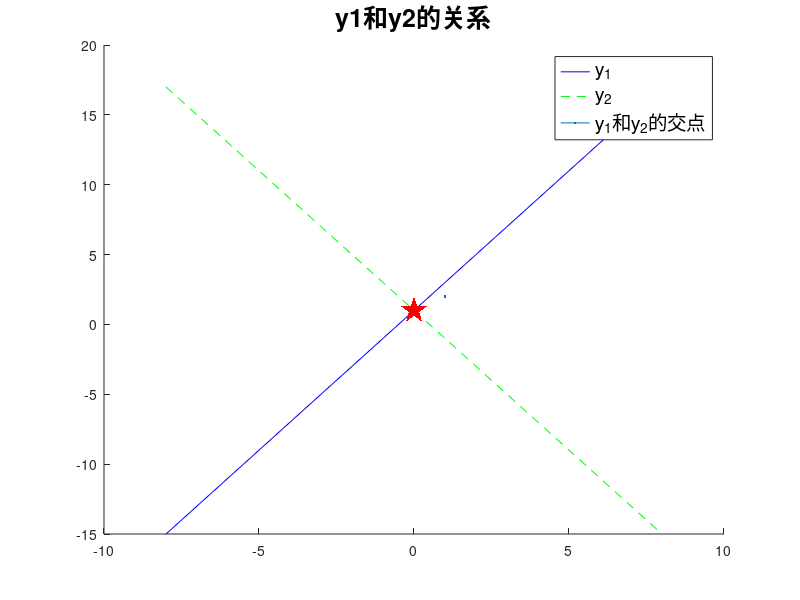

This chart was generated by the following MATLAB code: (Note: this script raises an error after producing the figure.)
%% 题目1

clear;clc;clf;
x = -8:1:8;
y1 = 2*x + 1;
y2 = -2*x + 1;
hold on
plot(x, y1, '-b', x, y2, '--g', LineWidth=2)
com_x = x(y1==y2);
com_y = y1(y1==y2);
scatter(com_x, com_y, 400,'r', 'filled', 'pentagram')
hold off
title("y1和y2的关系", "FontSize",18)
legend('y_{1}', 'y_{2}', 'y_1和y_2的交点', 'fontsize', 14)

text(-4, -9, '\leftarrow y_1', FontSize=18)
text(-4, 11, "\leftarrow y_2", FontSize=18)

%% 题目2

clear;clc;
t = 0:0.01:20;
V0 = 100; g = 9.8; % 已知量

theta = [pi/2, pi/4, pi/6];
hs = t .* 100 .* cos(theta.');
vs = t .* 100 .* sin(theta.') - 0.5 * g .* t .* t;

figure()
plot(hs(1, :), vs(1, :), '-r', hs(2, :), vs(2, :), '--b' ...
    ,hs(3,:), vs(3,:), ':g',LineWidth=2)
xlabel('水平位移', 'FontSize',14)
ylabel('垂直位移', 'FontSize',14)
xlim([-100, max(hs(3, :)) + 100])
legend('\theta=90^\circ', '\theta=45^\circ', '\theta=30^\circ')

% 2
figure()
[X, Y] = meshgrid(theta, t);
hs_2 = Y .* 100 .* cos(X);
vs_2 = Y .* 100 .* sin(X) - 0.5 * g .* Y .* Y;
plot(hs_2, vs_2, LineWidth=2)
xlabel('水平位移', 'FontSize',14)
ylabel('垂直位移', 'FontSize',14)
xlim([-100, max(hs(3, :)) + 100])
legend('\theta=90^\circ', '\theta=45^\circ', '\theta=30^\circ')

%% 题目3
clear;clc;

x = 0:pi/100:20*pi;
y = x .* sin(x);
z = x .* cos(x);

% 1
figure()
plot(x, y, 'r', LineWidth=2)
title('X-Y关系图')
xlabel('X')
ylabel('Y')
% 2
figure()
polarplot(x, y, 'g', LineWidth=2)
% 3
figure()
plot3(x, y, z, LineWidth=2)
xlim([-10, 80])

%% 题目4

clear;clc;

x = -5:0.5:5;
y = -5:0.5:5;

[X, Y] = meshgrid(x, y);
Z = sin(sqrt(X.^2 + Y.^2));

figure('Name','两种不同函数画三维图')
% (1)
subplot(2, 1,1);
mesh(X, Y, Z);
title("使用mesh绘制的三维图");
% (2)
subplot(2, 1, 2);
surf(X, Y, Z);
title("使用mesh绘制的三维图");
% (3)
figure('name', '给输出着色，使用color尝试不同的颜色');
colormaps = ["hot", "winter", "cool", "spring"];
tiledlayout(2,2)
for i=1:4
    j = nexttile;
    surf(X, Y, Z)
    shading interp;
    colormap(j, eval(colormaps(i)))
    title(j, "使用colormaps中的"+colormaps(i), FontSize=15)
end

% (4)
figure('name', '绘制Z的等高线图');
contourf(X, Y, Z, LineWidth=2);
shading interp
xlabel('X');
ylabel('Y');
zlabel('Z');
title('Z的等高线');

% (5)
figure('name', '绘制Z的曲面图并加上等高线图');
surf(X, Y, Z)
hold on
contour3(X, Y, Z, 'LineWidth',2)
hold off

xlabel('X');
ylabel('Y');
zlabel('Z');
title('Z = sin(sqrt(X^2 + Y^2)) 曲面图 + 等高线');
colorbar;
colormap('jet');

%% 题目5



